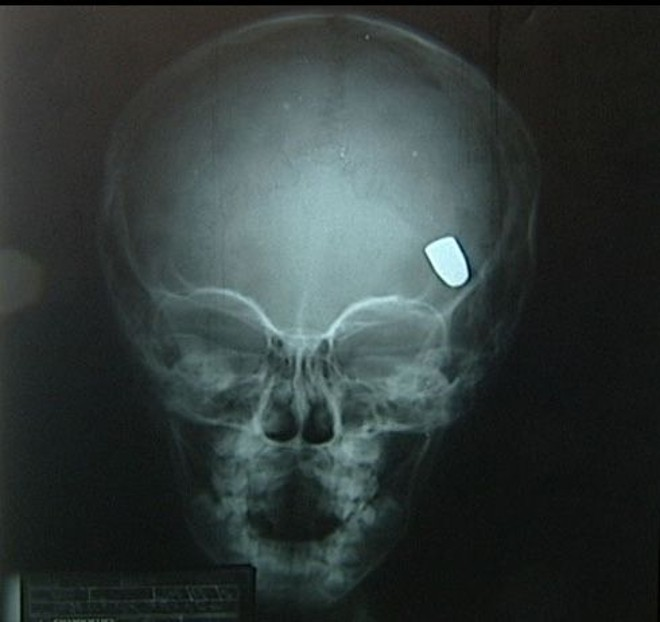
#> input picture A02/anomalia0.jpg, 660 x 622 px
$ jupyter execute A02.ipynb   (shell and % lines are left out)
#> lines starting #> are read from the running program, lines starting #| are printed output that depends on the picture
##01. Fácil:

Cite quais são os 3 passos que descrevem o processo de extração de características entre imagens e explique-os brevemente.

---

**R**:
Detection: use um detector para encontrar uma região de interesse;

Description: identifique as características visuais na região de interesse;

Matching: encontrar correspondências entre as imagens comparando seus descritores.

##02. Intermediário:

A variação de luminosidade entre dois frames tende a afetar a performance de modelos de visão computacional, dificultando ou impossibilitando tarefas como feature extraction. Como forma de contornar esse problema, diversas estratégias podem ser utilizadas para normalização dessa característica. Cite e explique uma dessas estratégias.

---

**R**: Uma estratégia que pode ser utilizada para contornar o problema da variação de luminosidade é a normalização da imagem (input). Para isso, faz-se a subtração pela média e depois a normalização pelo desvio padrão da imagem, para cada uma das imagens. Assim, temos que:  $$f(I(x)) =  [ I(x) - μ ] / σ$$ , onde μ se refere à média da imagem e σ ao desvio padrão. Ao final, fazemos a subtração de cada pixel das imagens finais e elevamos ao quadrado $$\sum_{x\in \Omega}(f(I(x))-f(J(x)))² = valor baixo,$$ onde I é a primeira imagem e J é a segunda imagem.

##03. Difícil:

Homografia é um termo usado para se referir a transformações entre os pontos em uma cena 1 para a cena 2, ou seja, utilizando da matriz de homografia é possível lastrear pontos em diferentes instantes de tempo. Existem 4 principais tipos de homografias que possibilitam encontrar variações na escala, translação, rotação, similaridade, skew, affine e foreshortening, a depender do grau de liberdade da matriz de homografia. Cite quais os impactos que o aumento no grau de liberdade (DOF) na matriz de homografia provoca, destacando se existe uma relação entre capacidade de modelagem de um plano 3D e a quantidade de graus de liberdade.

---

**R**: O aumento no grau de liberdade na matriz H (matriz de homografia) resulta também no aumento de sua capacidade de modelagem de um plano 3d. Assim, uma matriz com 3 graus de liberdade é sensível à mudanças de escala e de translação, mas não consegue detectar mudanças no que tange a rotação, enquanto uma matriz com DOF 4 consegue realizar essa detecção. Podemos aumentar para DOF 6 e atingir a habilidade de detectar similaridade e skew entre 2  cenas, e, por fim, podemos obter a plena capacidade de modelagem de um plano 3d utilizando uma matriz de homografia com 8 graus de liberdade, conseguindo uma melhor habilidade especialmente para ângulos extremos, mas a um maior custo computacional pois precisa de mais pontos na imagem (4 pontos) para detectar a matriz H completa.

##Questão Prática:

A detecção de anomalias é um problema crucial na área médica, pois o diagnóstico precoce pode salvar vidas e melhorar a eficácia do tratamento. Imagine que você esteja trabalhando em um projeto de desenvolvimento de um sistema de detecção de anomalias em imagens de ressonância magnética cerebral.

Nesse contexto, você precisa escolher um dos algoritmos de processamento (SFOP, BRISK, FREAK, ORB, SURF e SIFT ) para identificar regiões suspeitas que possam indicar a presença de anomalias. Além disso, é importante considerar a necessidade de extrair características discriminantes dessas regiões, a fim de diferenciar anomalias de tecido normal.

Dentre os algoritmos disponíveis, qual você escolheria para abordar esse problema específico de detecção de anomalias em imagens de ressonância magnética cerebral? Explique o resultado do algoritmo no destaque das regiões suspeitas de anomalias na imagem de ressonância magnética cerebral disponibilizada.

---

[cell 1]
import cv2
from google.colab.patches import cv2_imshow

# Carregar a imagem médica
image = cv2.imread('anomalia0.jpg', cv2.IMREAD_GRAYSCALE)
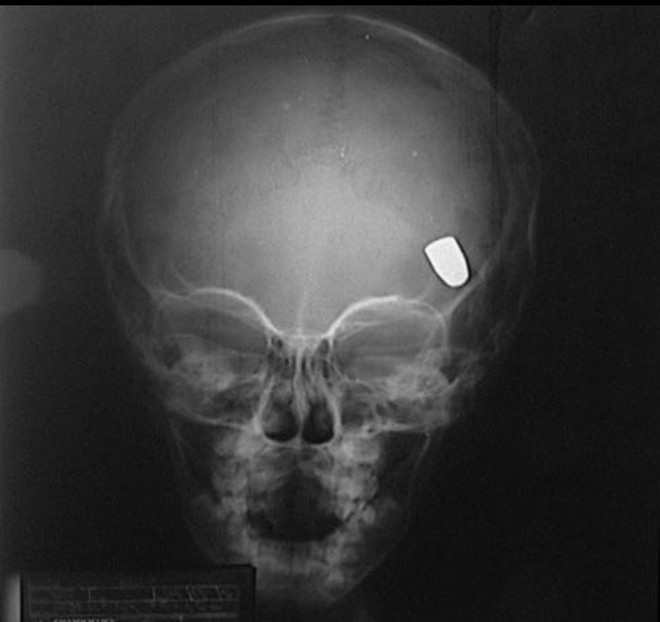
#> image: shape (622, 660); min 0, max 250, mean 55.8

# Mostrar a imagem com os keypoints
cv2_imshow(image)

[cell 2]
# Inicializar o detector
orb = cv2.ORB_create()

# Configurar o threshold
orb.setMaxFeatures(10)

# Detecta os keypoints
keypoints, descriptors = orb.detectAndCompute(image, None)
#> keypoints = 10 keypoints; (x, y, size): (463, 275, 92.6), (448, 239, 77.1), (464, 276, 64.3), (449, 237, 53.6), (449, 238, 44.6), (426, 248, 44.6), (426, 250, 37.2), (426, 250, 31), (451, 237, 31), (467, 276, 37.2)

# Desenha os keypoints na imagem
image_with_keypoints = cv2.drawKeypoints(image, keypoints, None, flags=cv2.DRAW_MATCHES_FLAGS_DRAW_RICH_KEYPOINTS)

# Mostrar a imagem com os keypoints
cv2_imshow(image_with_keypoints)
